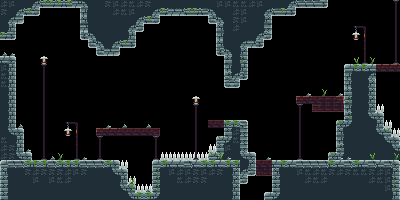

Below is a game level as drawn by its tile map, then a one-line description and the .tmx that defines it (tile-layer data replaced by summaries):
An orthogonal 50x25 tile map with 8x8 px tiles, 5 tile layers (morte, pali, muri, detail, ...).

<map version="1.10" tiledversion="1.12.2" orientation="orthogonal" renderorder="right-down" width="50" height="25" tilewidth="8" tileheight="8" infinite="0" nextlayerid="6" nextobjectid="1">
 <tileset firstgid="1" source="../Tiles_Tower.tsx" />
 <layer id="2" name="morte" width="50" height="25">
  <data>[1250 cells, 14 non-empty, 1 distinct tile ids]</data>
 </layer>
 <layer id="4" name="pali" width="50" height="25">
  <data>[1250 cells, 61 non-empty, 14 distinct tile ids]</data>
 </layer>
 <layer id="1" name="muri" width="50" height="25">
  <data>[1250 cells, 526 non-empty, 49 distinct tile ids]</data>
 </layer>
 <layer id="3" name="detail" width="50" height="25">
  <data>[1250 cells, 24 non-empty, 5 distinct tile ids]</data>
 </layer>
 <layer id="5" name="transazione" width="50" height="25">
  <data>[1250 cells, 8 non-empty, 4 distinct tile ids]</data>
 </layer>
</map>
